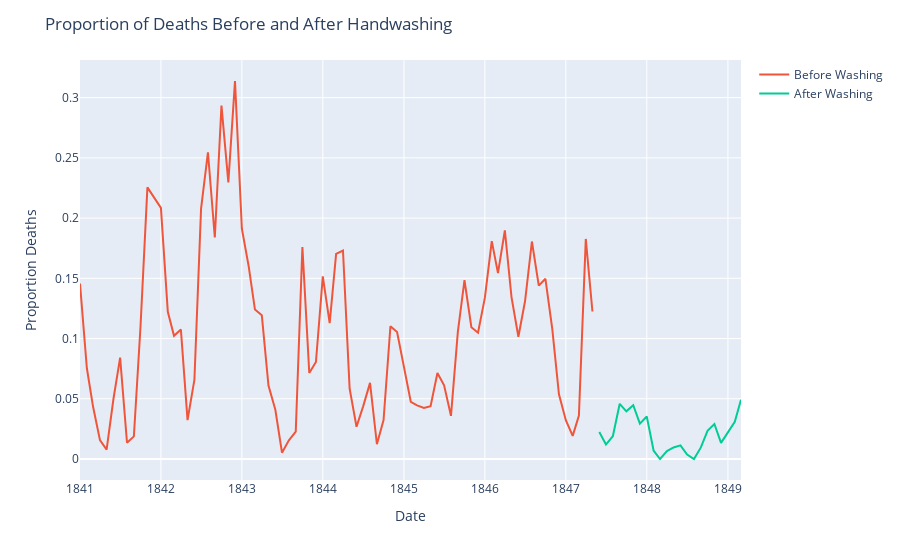

Here is the notebook cell this chart was saved with:
### Markdown cell above
## 6. The effect of handwashing highlighted
<p>Starting from the summer of 1847 the proportion of deaths is drastically reduced and, yes, this was when Semmelweis made handwashing obligatory. </p>
<p>The effect of handwashing is made even more clear if we highlight this in the graph.</p>

### Code cell
import plotly.express as px

# Date when handwashing was made mandatory
handwashing_start = pd.to_datetime('1847-06-01')

# Split monthly into before and after handwashing_start
before_washing = monthly[monthly.date < handwashing_start]
after_washing = monthly[monthly.date >= handwashing_start]
assert (before_washing.date >= handwashing_start).sum() == 0
assert (after_washing.date < handwashing_start).sum() == 0

# Create a line plot using Plotly
fig = px.line()

# Add the "before_washing" data to the plot
fig.add_scatter(x=before_washing['date'], y=before_washing['proportion_deaths'], name='Before Washing')

# Add the "after_washing" data to the plot
fig.add_scatter(x=after_washing['date'], y=after_washing['proportion_deaths'], name='After Washing')

# Set the plot title and axis labels
fig.update_layout(
    title='Proportion of Deaths Before and After Handwashing',
    xaxis_title='Date',
    yaxis_title='Proportion Deaths'
)

# Show the plot
fig.show()

### Figure 1 — Plotly figure (JSON) as saved in the notebook; plotly's stock layout.template omitted (floating-point values rounded to 4 significant figures)
{"data": [{"hovertemplate": "<extra></extra>", "legendgroup": "", "line": {"color": "#636efa", "dash": "solid"}, "marker": {"symbol": "circle"}, "mode": "lines", "name": "", "orientation": "v", "showlegend": false, "xaxis": "x", "yaxis": "y", "type": "scatter"}, {"name": "Before Washing", "x": ["1841-01-01T00:00:00", "1841-02-01T00:00:00", "1841-03-01T00:00:00", "1841-04-01T00:00:00", "1841-05-01T00:00:00", "1841-06-01T00:00:00", "1841-07-01T00:00:00", "1841-08-01T00:00:00", "1841-09-01T00:00:00", "1841-10-01T00:00:00", "1841-11-01T00:00:00", "1842-01-01T00:00:00", "1842-02-01T00:00:00", "1842-03-01T00:00:00", "1842-04-01T00:00:00", "1842-05-01T00:00:00", "1842-06-01T00:00:00", "1842-07-01T00:00:00", "1842-08-01T00:00:00", "1842-09-01T00:00:00", "1842-10-01T00:00:00", "1842-11-01T00:00:00", "1842-12-01T00:00:00", "1843-01-01T00:00:00", "1843-02-01T00:00:00", "1843-03-01T00:00:00", "1843-04-01T00:00:00", "1843-05-01T00:00:00", "1843-06-01T00:00:00", "1843-07-01T00:00:00", "1843-08-01T00:00:00", "1843-09-01T00:00:00", "1843-10-01T00:00:00", "1843-11-01T00:00:00", "1843-12-01T00:00:00", "1844-01-01T00:00:00", "1844-02-01T00:00:00", "1844-03-01T00:00:00", "1844-04-01T00:00:00", "1844-05-01T00:00:00", "1844-06-01T00:00:00", "1844-07-01T00:00:00", "1844-08-01T00:00:00", "1844-09-01T00:00:00", "1844-10-01T00:00:00", "1844-11-01T00:00:00", "1844-12-01T00:00:00", "1845-01-01T00:00:00", "1845-02-01T00:00:00", "1845-03-01T00:00:00", "1845-04-01T00:00:00", "1845-05-01T00:00:00", "1845-06-01T00:00:00", "1845-07-01T00:00:00", "1845-08-01T00:00:00", "1845-09-01T00:00:00", "1845-10-01T00:00:00", "1845-11-01T00:00:00", "1845-12-01T00:00:00", "1846-01-01T00:00:00", "1846-02-01T00:00:00", "1846-03-01T00:00:00", "1846-04-01T00:00:00", "1846-05-01T00:00:00", "1846-06-01T00:00:00", "1846-07-01T00:00:00", "1846-08-01T00:00:00", "1846-09-01T00:00:00", "1846-10-01T00:00:00", "1846-11-01T00:00:00", "1846-12-01T00:00:00", "1847-01-01T00:00:00", "1847-02-01T00:00:00", "1847-03-01T00:00:00", "1847-04-01T00:00:00", "1847-05-01T00:00:00"], "y": [0.1457, 0.07531, 0.04332, 0.01569, 0.007843, 0.05, 0.08421, 0.01351, 0.01878, 0.1102, 0.2255, 0.2085, 0.1222, 0.1023, 0.1074, 0.03226, 0.06593, 0.2078, 0.2546, 0.1839, 0.2934, 0.2297, 0.3138, 0.1912, 0.1597, 0.1241, 0.1193, 0.06098, 0.04082, 0.005236, 0.01554, 0.02262, 0.176, 0.07143, 0.08051, 0.1516, 0.1128, 0.1703, 0.1731, 0.05833, 0.02679, 0.04369, 0.0632, 0.01224, 0.03226, 0.1102, 0.1055, 0.07591, 0.04745, 0.04452, 0.04231, 0.04392, 0.07143, 0.06122, 0.03586, 0.1055, 0.1484, 0.1094, 0.1049, 0.1339, 0.1809, 0.1543, 0.1897, 0.1344, 0.1015, 0.131, 0.1806, 0.1439, 0.1496, 0.1077, 0.05369, 0.03215, 0.01923, 0.03607, 0.1827, 0.1224], "type": "scatter"}, {"name": "After Washing", "x": ["1847-06-01T00:00:00", "1847-07-01T00:00:00", "1847-08-01T00:00:00", "1847-09-01T00:00:00", "1847-10-01T00:00:00", "1847-11-01T00:00:00", "1847-12-01T00:00:00", "1848-01-01T00:00:00", "1848-02-01T00:00:00", "1848-03-01T00:00:00", "1848-04-01T00:00:00", "1848-05-01T00:00:00", "1848-06-01T00:00:00", "1848-07-01T00:00:00", "1848-08-01T00:00:00", "1848-09-01T00:00:00", "1848-10-01T00:00:00", "1848-11-01T00:00:00", "1848-12-01T00:00:00", "1849-01-01T00:00:00", "1849-02-01T00:00:00", "1849-03-01T00:00:00"], "y": [0.02239, 0.012, 0.01894, 0.0458, 0.03957, 0.04472, 0.0293, 0.03534, 0.006873, 0, 0.006557, 0.009585, 0.01136, 0.003717, 0, 0.009615, 0.02341, 0.02903, 0.0134, 0.02233, 0.03085, 0.04926], "type": "scatter"}], "layout": {"xaxis": {"anchor": "y", "domain": [0, 1], "title": {"text": "Date"}}, "yaxis": {"anchor": "x", "domain": [0, 1], "title": {"text": "Proportion Deaths"}}, "legend": {"tracegroupgap": 0}, "margin": {"t": 60}, "title": {"text": "Proportion of Deaths Before and After Handwashing"}}}
